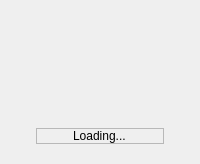
            <widget class="QWidget" name="loadingStack">
             <layout class="QVBoxLayout" name="verticalLayout_loadingStack">
              <item alignment="Qt::AlignHCenter|Qt::AlignVCenter">
               <widget class="QWidget" name="loadingWidget" native="true">
                <layout class="QVBoxLayout" name="verticalLayout_loadingWidget">
                 <item alignment="Qt::AlignHCenter|Qt::AlignVCenter">
                  <widget class="QLabel" name="loadingIcon">
                   <property name="minimumSize">
                    <size>
                     <width>128</width>
                     <height>102</height>
                    </size>
                   </property>
                   <property name="maximumSize">
                    <size>
                     <width>128</width>
                     <height>102</height>
                    </size>
                   </property>
                   <property name="text">
                    <string/>
                   </property>
                   <property name="scaledContents">
                    <bool>true</bool>
                   </property>
                  </widget>
                 </item>
                 <item>
                  <widget class="QFrame" name="loadingFrame">
                   <property name="maximumSize">
                    <size>
                     <width>144</width>
                     <height>16777215</height>
                    </size>
                   </property>
                   <property name="frameShape">
                    <enum>QFrame::StyledPanel</enum>
                   </property>
                   <property name="frameShadow">
                    <enum>QFrame::Raised</enum>
                   </property>
                   <layout class="QVBoxLayout" name="verticalLayout_loadingFrame">
                    <property name="spacing">
                     <number>4</number>
                    </property>
                    <property name="leftMargin">
                     <number>0</number>
                    </property>
                    <property name="topMargin">
                     <number>0</number>
                    </property>
                    <property name="rightMargin">
                     <number>0</number>
                    </property>
                    <property name="bottomMargin">
                     <number>0</number>
                    </property>
                    <item alignment="Qt::AlignHCenter|Qt::AlignVCenter">
                     <widget class="QLabel" name="loadingLabel">
                      <property name="text">
                       <string>Loading...</string>
                      </property>
                     </widget>
                    </item>
                   </layout>
                  </widget>
                 </item>
                </layout>
               </widget>
              </item>
             </layout>
            </widget>
